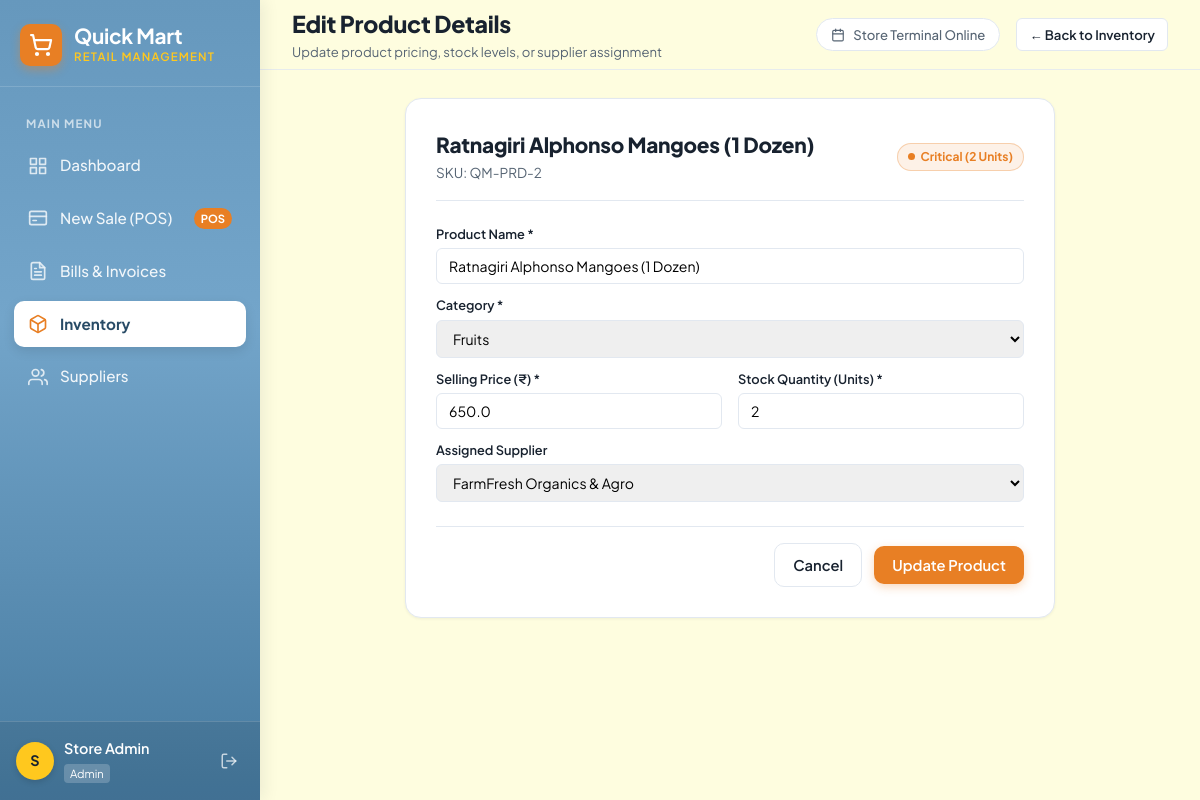
Page /inventory/edit/2 (signed in) on the committed database.
### store/models.py (models this page shows, shortened)
class User(models.Model):
    name = models.CharField(max_length=100)
    email = models.CharField(max_length=120, unique=True)
    password_hash = models.CharField(max_length=255)
    role = models.CharField(max_length=50, default='cashier')
    created_at = models.DateTimeField(default=timezone.now)
    class Meta:
        managed = False
        db_table = 'users'
    @property
    def is_authenticated(self):
        return True

class Product(models.Model):
    name = models.CharField(max_length=150)
    category = models.CharField(max_length=50)
    price = models.FloatField()
    stock_quantity = models.IntegerField(default=0)
    supplier = models.ForeignKey(
        Supplier,
        on_delete=models.SET_NULL,
        null=True,
        blank=True,
        db_column='supplier_id',
        related_name='products'
    )
    created_at = models.DateTimeField(default=timezone.now)
    class Meta:
        managed = False
        db_table = 'products'
    @property
    def stock_status(self):
        if self.stock_quantity < 10:
            return 'status-critical'
        elif self.stock_quantity <= 30:
            return 'status-low'
        return 'status-good'
    @property
    def stock_label(self):
        if self.stock_quantity < 10:
            return 'Critical'
        elif self.stock_quantity <= 30:
            return 'Low Stock'
        return 'In Stock'

class Supplier(models.Model):
    name = models.CharField(max_length=150)
    contact_person = models.CharField(max_length=100, null=True, blank=True)
    phone = models.CharField(max_length=25, null=True, blank=True)
    email = models.CharField(max_length=120, null=True, blank=True)
    address = models.TextField(null=True, blank=True)
    created_at = models.DateTimeField(default=timezone.now)
    class Meta:
        managed = False
        db_table = 'suppliers'

### store/views/inventory_views.py (the view, shortened to what this page needs)
@login_required
def edit(request, id):
    product = get_object_or_404(Product, id=id)
    suppliers = Supplier.objects.order_by('name')
    return render(request, 'inventory/edit.html', {'product': product, 'categories': CATEGORIES, 'suppliers': suppliers})

### store/views/auth_views.py (called while the page is built)
def login_required(view_func):
    @wraps(view_func)
    def _wrapped_view(request, *args, **kwargs):
        if not getattr(request.user, 'is_authenticated', False):
            login_url = reverse('auth:login')
            next_url = request.get_full_path()
            return redirect(f"{login_url}?next={next_url}")
        return view_func(request, *args, **kwargs)
    return _wrapped_view

### templates/inventory/edit.html (shortened to what this page needs)
{% extends "base.html" %}
{% load static quickmart_tags %}
{% block page_heading %}Edit Product Details{% endblock %}
{% block page_subheading %}Update product pricing, stock levels, or supplier assignment{% endblock %}
{% block topbar_actions %}
  <a href="{% url 'inventory:index' %}" class="btn btn-secondary btn-sm">
    &larr; Back to Inventory
  </a>
{% endblock %}
{% block content %}
<div style="max-width: 650px; margin: 0 auto;">
  <div class="table-card" style="padding: 30px;">
    <div style="display: flex; align-items: center; justify-content: space-between; margin-bottom: 24px; padding-bottom: 16px; border-bottom: 1px solid var(--color-border);">
      <div>
        <h2 style="font-size: 1.3rem; font-weight: 800;">{{ product.name }}</h2>
        <span style="font-size: 0.85rem; color: var(--color-dark-muted);">SKU: QM-PRD-{{ product.id }}</span>
      </div>
      <div>
        <span class="status-badge {{ product.stock_status }}">
          {{ product.stock_label }} ({{ product.stock_quantity }} units)
        </span>
      </div>
    </div>
    <form method="POST" action="{% url 'inventory:edit' product.id %}">
      <div class="form-group">
        <label class="form-label">Product Name *</label>
        <input type="text" name="name" class="form-control" value="{{ product.name }}" required>
      </div>
      <div class="form-group">
        <label class="form-label">Category *</label>
        <select name="category" class="form-control" required>
          {% for cat in categories %}
            <option value="{{ cat }}" {% if product.category == cat %}selected{% endif %}>{{ cat }}</option>
          {% endfor %}
        </select>
      </div>
      <div style="display: grid; grid-template-columns: 1fr 1fr; gap: 16px;">
        <div class="form-group">
          <label class="form-label">Selling Price (₹) *</label>
          <input type="number" step="0.01" min="0" name="price" class="form-control" value="{{ product.price }}" required>
        </div>
        <div class="form-group">
          <label class="form-label">Stock Quantity (Units) *</label>
          <input type="number" min="0" name="stock_quantity" class="form-control" value="{{ product.stock_quantity }}" required>
        </div>
      </div>
      <div class="form-group">
        <label class="form-label">Assigned Supplier</label>
        <select name="supplier_id" class="form-control">
          {% for s in suppliers %}
            <option value="{{ s.id }}" {% if product.supplier.id == s.id %}selected{% endif %}>{{ s.name }}</option>
          {% endfor %}
        </select>
      </div>
      <div style="display: flex; align-items: center; justify-content: flex-end; gap: 12px; margin-top: 24px; padding-top: 16px; border-top: 1px solid var(--color-border);">
        <a href="{% url 'inventory:index' %}" class="btn btn-secondary">Cancel</a>
        <button type="submit" class="btn btn-primary">Update Product</button>
      </div>
    </form>
  </div>
</div>
{% endblock %}

### templates/base.html (shortened to what this page needs)
{% load static %}<!DOCTYPE html>
<html lang="en">
<head>
  <link rel="stylesheet" href="{% static 'css/main.css' %}">
</head>
<body>
  <div class="app-layout">
    {% if user.is_authenticated %}
    <aside class="sidebar">
      <div class="sidebar-header">
        <div class="brand-badge">
          <div class="brand-icon">
            <svg width="24" height="24" viewBox="0 0 24 24" fill="none" stroke="currentColor" stroke-width="2.2" stroke-linecap="round" stroke-linejoin="round">
              <circle cx="8" cy="21" r="1"/>
              <circle cx="19" cy="21" r="1"/>
              <path d="M2.05 2.05h2l2.66 12.42a2 2 0 0 0 2 1.58h9.78a2 2 0 0 0 1.95-1.57l1.65-7.43H5.12"/>
            </svg>
          </div>
          <div>
            <div class="brand-title">Quick Mart</div>
            <div class="brand-subtitle">Retail Management</div>
          </div>
        </div>
      </div>
      <nav class="sidebar-nav">
        <span class="nav-label">Main Menu</span>
        <a href="{% url 'dashboard:index' %}" class="nav-item {% if request.resolver_match and request.resolver_match.app_name == 'dashboard' %}active{% endif %}">
          <svg viewBox="0 0 24 24" fill="none" stroke="currentColor" stroke-width="2" stroke-linecap="round" stroke-linejoin="round">
            <rect x="3" y="3" width="7" height="7"/>
            <rect x="14" y="3" width="7" height="7"/>
            <rect x="14" y="14" width="7" height="7"/>
            <rect x="3" y="14" width="7" height="7"/>
          </svg>
          <span>Dashboard</span>
        </a>
        <a href="{% url 'billing:new_bill' %}" class="nav-item {% if request.resolver_match and request.resolver_match.view_name == 'billing:new_bill' %}active{% endif %}">
          <svg viewBox="0 0 24 24" fill="none" stroke="currentColor" stroke-width="2" stroke-linecap="round" stroke-linejoin="round">
            <rect x="2" y="4" width="20" height="16" rx="2"/>
            <line x1="2" y1="10" x2="22" y2="10"/>
            <line x1="6" y1="15" x2="10" y2="15"/>
          </svg>
          <span>New Sale (POS)</span>
          <span class="nav-badge">POS</span>
        </a>
        <a href="{% url 'billing:index' %}" class="nav-item ">
          <span>Bills & Invoices</span>
        </a>
        <a href="{% url 'inventory:index' %}" class="nav-item {% if request.resolver_match and request.resolver_match.app_name == 'inventory' %}active{% endif %}">
          <span>Inventory</span>
        </a>
        <a href="{% url 'suppliers:index' %}" class="nav-item {% if request.resolver_match and request.resolver_match.app_name == 'suppliers' %}active{% endif %}">
          <svg viewBox="0 0 24 24" fill="none" stroke="currentColor" stroke-width="2" stroke-linecap="round" stroke-linejoin="round">
            <path d="M17 21v-2a4 4 0 0 0-4-4H5a4 4 0 0 0-4 4v2"/>
            <circle cx="9" cy="7" r="4"/>
            <path d="M23 21v-2a4 4 0 0 0-3-3.87"/>
            <path d="M16 3.13a4 4 0 0 1 0 7.75"/>
          </svg>
          <span>Suppliers</span>
        </a>
      </nav>
      <div class="sidebar-footer">
        <div class="user-profile-card">
          <div class="user-avatar">
            {{ user.name.0|upper }}
          </div>
          <div class="user-meta">
            <div class="user-name" title="{{ user.name }}">{{ user.name }}</div>
            <span class="user-role-badge">{{ user.role }}</span>
          </div>
          <a href="{% url 'auth:logout' %}" class="btn-logout" title="Log Out" id="logout-btn">
            <svg width="18" height="18" viewBox="0 0 24 24" fill="none" stroke="currentColor" stroke-width="2" stroke-linecap="round" stroke-linejoin="round">
              <path d="M9 21H5a2 2 0 0 1-2-2V5a2 2 0 0 1 2-2h4"/>
              <polyline points="16 17 21 12 16 7"/>
              <line x1="21" y1="12" x2="9" y2="12"/>
            </svg>
          </a>
        </div>
      </div>
    </aside>
    {% endif %}
    <div class="main-content {% if not user.is_authenticated %}full-width{% endif %}">
      {% if user.is_authenticated %}
      <header class="topbar">
        <div class="topbar-left">
          <div>
            <h1 class="page-title">{% block page_heading %}Dashboard{% endblock %}</h1>
            <div class="page-subtitle">{% block page_subheading %}Welcome to Quick Mart Retail Management{% endblock %}</div>
          </div>
        </div>
        <div class="topbar-right">
          <div class="current-date-pill">
            <svg width="14" height="14" viewBox="0 0 24 24" fill="none" stroke="currentColor" stroke-width="2" stroke-linecap="round" stroke-linejoin="round">
              <rect x="3" y="4" width="18" height="18" rx="2" ry="2"/>
              <line x1="16" y1="2" x2="16" y2="6"/>
              <line x1="8" y1="2" x2="8" y2="6"/>
              <line x1="3" y1="10" x2="21" y2="10"/>
            </svg>
            <span id="current-live-date">Store Terminal Online</span>
          </div>
          {% block topbar_actions %}{% endblock %}
        </div>
      </header>
      {% endif %}
      <main class="page-body">
        {% if not_found %}
          <div style="text-align: center; padding: 60px 20px;">
            <h2 style="font-size: 2.5rem; color: var(--color-orange); margin-bottom: 12px;">404</h2>
            <p style="font-size: 1.1rem; color: var(--color-dark-muted); margin-bottom: 24px;">The page you are looking for does not exist in Quick Mart.</p>
            <a href="{% url 'dashboard:index' %}" class="btn btn-primary">Return to Dashboard</a>
          </div>
        {% else %}
          {% block content %}{% endblock %}
        {% endif %}
      </main>
    </div>
  </div>
</body>
</html>

### rows in the picture
User: name.0 "S", name "Store Admin", role "Admin"
Product: name "Ratnagiri Alphonso Mangoes (1 Dozen)", id "2", stock_label "Critical", stock_quantity "2", category "Fruits", price "650.0", supplier_id "FarmFresh Organics & Agro"
